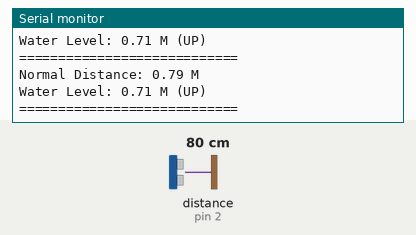
A sketch run on a simulated Arduino Uno, built with avr-gcc and run on an emulated ATmega328P. Parts: the last lines printed to the serial monitor. Wiring (inferred from the names in the program): ultrasonic range finder: trigger pin 3; echo pin 2. The inputs (shaded band) are chosen by the test bench; at power-on: distance to the obstacle (sensor on pin 2) 80 cm. The echo pulse lasts 58.3 µs per cm; no radio packets arrive unless stated.

Above: at 5.8 s.
5.9 s: distance to the obstacle (sensor on pin 2) set to 2 cm
At 9.0 s:
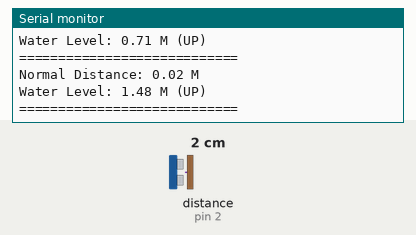
9.6 s: distance to the obstacle (sensor on pin 2) set to 4 cm
At 11.6 s:
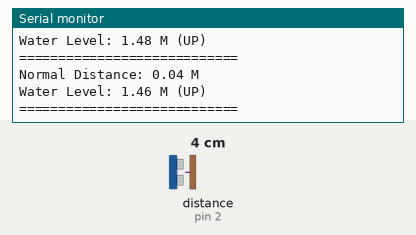
Timing chart, 0 to 13.1 s (numbered marks = the images above; inputs shaded):
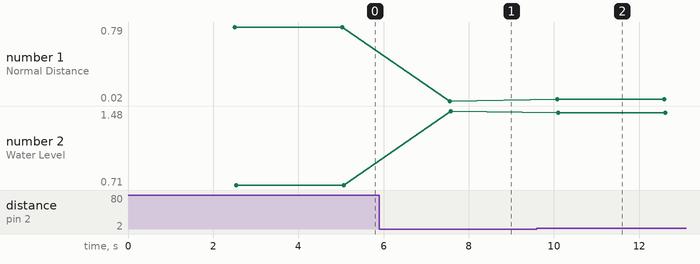

Measured:
- after the input at 5.9 s, the serial monitor: prints a new line after 1.7 s (image 1)
- after the input at 9.6 s, the serial monitor: prints a new line after 0.47 s (image 2)
- plotted number 1: 0.79 → 0.02 after the input at 5.9 s, 0.02 → 0.04 after the input at 9.6 s
- plotted number 2: 0.71 → 1.48 after the input at 5.9 s, 1.48 → 1.46 after the input at 9.6 s

The sketch:

ultra_nrf-TX.ino
```cpp
// ----------- Program Developed by R.GIRISH / Homemade-circuits .com ----------- //
#include <RF24.h>
#include<SPI.h>
RF24 radio(9, 10);
const byte address[6] = "00001";
const int trigger = 3;
const int echo = 2;
const char text_0[] = "FILL";
const char text_1[] = "FULL";
const char text_2[] = "3/4";
const char text_3[] = "HALF";
const char text_4[] = "LOW";
const char text_5[] = "DEAD";
float full = 0;
float three_fourth = 0;
float half = 0;
float quarter = 0;
float dead = 0;
long Time;
float distanceCM = 0;
float distanceM = 0;
float resultCM = 0;
float resultM = 0;
float actual_distance = 0;
float compensation_distance = 0;
// ------- CHANGE THIS -------//
float water_hold_capacity = 1.28; // Enter in Meters.
float full_height = 1.50; // Enter in Meters.
// ---------- -------------- //
void setup()
{
Serial.begin(9600);
pinMode(trigger, OUTPUT);
pinMode(echo, INPUT);
digitalWrite(trigger, LOW);
radio.begin();
radio.openWritingPipe(address);
radio.setChannel(100);
radio.setDataRate(RF24_250KBPS);
radio.setPALevel(RF24_PA_MAX);
radio.stopListening();
full = water_hold_capacity * 0.93;
three_fourth = water_hold_capacity * 0.75;
half = water_hold_capacity * 0.50;
quarter = water_hold_capacity * 0.25;
dead = water_hold_capacity * 0.15;
}
void loop()
{
delay(2500);
digitalWrite(trigger, HIGH);
delayMicroseconds(10);
digitalWrite(trigger, LOW);
Time = pulseIn(echo, HIGH);
distanceCM = Time * 0.034;
resultCM = distanceCM / 2;
resultM = resultCM / 100;
Serial.print("Normal Distance: ");
Serial.print(resultM);
Serial.println(" M");
compensation_distance = full_height - water_hold_capacity;
actual_distance = resultM - compensation_distance;
actual_distance = water_hold_capacity - actual_distance;
if (actual_distance < 0)
{
Serial.print("Water Level:");
Serial.println(" 0.00 M (UP)");
}
else
{
Serial.print("Water Level: ");
Serial.print(actual_distance);
Serial.println(" M (UP)");
}
Serial.println("============================");
if (actual_distance >= full)
{
radio.write(&text_0, sizeof(text_0));
}
if (actual_distance > three_fourth && actual_distance <= full)
{
radio.write(&text_1, sizeof(text_1));
}
if (actual_distance > half && actual_distance <= three_fourth)
{
radio.write(&text_2, sizeof(text_2));
}
if (actual_distance > quarter && actual_distance <= half)
{
radio.write(&text_3, sizeof(text_3));
}
if (actual_distance > dead && actual_distance <= quarter)
{
radio.write(&text_4, sizeof(text_4));
}
if (actual_distance < dead)
{
radio.write(&text_5, sizeof(text_5));
}
}
// ----------- Program Developed by R.GIRISH / Homemade-circuits .com ----------- //
```
